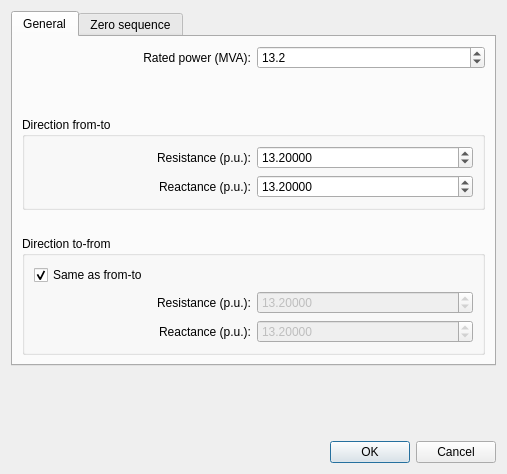
<?xml version="1.0" encoding="UTF-8"?>
<ui version="4.0">
 <class>Dialog</class>
 <widget class="QDialog" name="Dialog">
  <property name="geometry">
   <rect>
    <x>0</x>
    <y>0</y>
    <width>507</width>
    <height>474</height>
   </rect>
  </property>
  <property name="minimumSize">
   <size>
    <width>507</width>
    <height>474</height>
   </size>
  </property>
  <property name="maximumSize">
   <size>
    <width>507</width>
    <height>474</height>
   </size>
  </property>
  <property name="windowTitle">
   <string>Dialog</string>
  </property>
  <layout class="QVBoxLayout" name="verticalLayout">
   <item>
    <widget class="QTabWidget" name="tabWidget">
     <property name="currentIndex">
      <number>0</number>
     </property>
     <widget class="QWidget" name="tab">
      <attribute name="title">
       <string>General</string>
      </attribute>
      <layout class="QVBoxLayout" name="verticalLayout_3">
       <item>
        <layout class="QHBoxLayout" name="horizontalLayout">
         <item>
          <widget class="QLabel" name="label">
           <property name="text">
            <string>Rated power (MVA):</string>
           </property>
           <property name="alignment">
            <set>Qt::AlignRight|Qt::AlignTrailing|Qt::AlignVCenter</set>
           </property>
          </widget>
         </item>
         <item>
          <widget class="QDoubleSpinBox" name="sn_mva">
           <property name="decimals">
            <number>1</number>
           </property>
           <property name="minimum">
            <double>1.000000000000000</double>
           </property>
           <property name="maximum">
            <double>100000.000000000000000</double>
           </property>
           <property name="singleStep">
            <double>10.000000000000000</double>
           </property>
           <property name="value">
            <double>13.199999999999999</double>
           </property>
          </widget>
         </item>
        </layout>
       </item>
       <item>
        <spacer name="verticalSpacer_3">
         <property name="orientation">
          <enum>Qt::Vertical</enum>
         </property>
         <property name="sizeHint" stdset="0">
          <size>
           <width>20</width>
           <height>40</height>
          </size>
         </property>
        </spacer>
       </item>
       <item>
        <widget class="QGroupBox" name="groupBox">
         <property name="title">
          <string>Direction from-to</string>
         </property>
         <layout class="QVBoxLayout" name="verticalLayout_2">
          <item>
           <layout class="QHBoxLayout" name="horizontalLayout_4">
            <item>
             <widget class="QLabel" name="label_4">
              <property name="text">
               <string>Resistance (p.u.):</string>
              </property>
              <property name="alignment">
               <set>Qt::AlignRight|Qt::AlignTrailing|Qt::AlignVCenter</set>
              </property>
             </widget>
            </item>
            <item>
             <widget class="QDoubleSpinBox" name="rft_pu">
              <property name="decimals">
               <number>5</number>
              </property>
              <property name="minimum">
               <double>0.000010000000000</double>
              </property>
              <property name="maximum">
               <double>1000.000000000000000</double>
              </property>
              <property name="singleStep">
               <double>0.000010000000000</double>
              </property>
              <property name="value">
               <double>13.199999999999999</double>
              </property>
             </widget>
            </item>
           </layout>
          </item>
          <item>
           <layout class="QHBoxLayout" name="horizontalLayout_5">
            <item>
             <widget class="QLabel" name="label_5">
              <property name="text">
               <string>Reactance (p.u.):</string>
              </property>
              <property name="alignment">
               <set>Qt::AlignRight|Qt::AlignTrailing|Qt::AlignVCenter</set>
              </property>
             </widget>
            </item>
            <item>
             <widget class="QDoubleSpinBox" name="xft_pu">
              <property name="decimals">
               <number>5</number>
              </property>
              <property name="minimum">
               <double>0.000010000000000</double>
              </property>
              <property name="maximum">
               <double>1000.000000000000000</double>
              </property>
              <property name="singleStep">
               <double>0.000010000000000</double>
              </property>
              <property name="value">
               <double>13.199999999999999</double>
              </property>
             </widget>
            </item>
           </layout>
          </item>
         </layout>
        </widget>
       </item>
       <item>
        <spacer name="verticalSpacer_4">
         <property name="orientation">
          <enum>Qt::Vertical</enum>
         </property>
         <property name="sizeType">
          <enum>QSizePolicy::Fixed</enum>
         </property>
         <property name="sizeHint" stdset="0">
          <size>
           <width>20</width>
           <height>20</height>
          </size>
         </property>
        </spacer>
       </item>
       <item>
        <widget class="QGroupBox" name="groupBox_2">
         <property name="title">
          <string>Direction to-from</string>
         </property>
         <layout class="QVBoxLayout" name="verticalLayout_5">
          <item>
           <widget class="QCheckBox" name="check1">
            <property name="text">
             <string>Same as from-to</string>
            </property>
            <property name="checked">
             <bool>true</bool>
            </property>
           </widget>
          </item>
          <item>
           <layout class="QHBoxLayout" name="layout_r1">
            <item>
             <widget class="QLabel" name="label_6">
              <property name="text">
               <string>Resistance (p.u.):</string>
              </property>
              <property name="alignment">
               <set>Qt::AlignRight|Qt::AlignTrailing|Qt::AlignVCenter</set>
              </property>
             </widget>
            </item>
            <item>
             <widget class="QDoubleSpinBox" name="rtf_pu">
              <property name="enabled">
               <bool>false</bool>
              </property>
              <property name="decimals">
               <number>5</number>
              </property>
              <property name="minimum">
               <double>0.000010000000000</double>
              </property>
              <property name="maximum">
               <double>1000.000000000000000</double>
              </property>
              <property name="singleStep">
               <double>0.000010000000000</double>
              </property>
              <property name="value">
               <double>13.199999999999999</double>
              </property>
             </widget>
            </item>
           </layout>
          </item>
          <item>
           <layout class="QHBoxLayout" name="layout_x1">
            <item>
             <widget class="QLabel" name="label_7">
              <property name="text">
               <string>Reactance (p.u.):</string>
              </property>
              <property name="alignment">
               <set>Qt::AlignRight|Qt::AlignTrailing|Qt::AlignVCenter</set>
              </property>
             </widget>
            </item>
            <item>
             <widget class="QDoubleSpinBox" name="xtf_pu">
              <property name="enabled">
               <bool>false</bool>
              </property>
              <property name="decimals">
               <number>5</number>
              </property>
              <property name="minimum">
               <double>0.000010000000000</double>
              </property>
              <property name="maximum">
               <double>1000.000000000000000</double>
              </property>
              <property name="singleStep">
               <double>0.000010000000000</double>
              </property>
              <property name="value">
               <double>13.199999999999999</double>
              </property>
             </widget>
            </item>
           </layout>
          </item>
         </layout>
        </widget>
       </item>
      </layout>
     </widget>
     <widget class="QWidget" name="tab_2">
      <attribute name="title">
       <string>Zero sequence</string>
      </attribute>
      <layout class="QVBoxLayout" name="verticalLayout_7">
       <item>
        <widget class="QGroupBox" name="groupBox_4">
         <property name="title">
          <string>Direction from-to</string>
         </property>
         <layout class="QVBoxLayout" name="verticalLayout_4">
          <item>
           <layout class="QHBoxLayout" name="horizontalLayout_6">
            <item>
             <widget class="QLabel" name="label_10">
              <property name="text">
               <string>Resistance (p.u.):</string>
              </property>
              <property name="alignment">
               <set>Qt::AlignRight|Qt::AlignTrailing|Qt::AlignVCenter</set>
              </property>
             </widget>
            </item>
            <item>
             <widget class="QDoubleSpinBox" name="rft0_pu">
              <property name="decimals">
               <number>5</number>
              </property>
              <property name="minimum">
               <double>0.000010000000000</double>
              </property>
              <property name="maximum">
               <double>1000.000000000000000</double>
              </property>
              <property name="singleStep">
               <double>0.000010000000000</double>
              </property>
              <property name="value">
               <double>13.199999999999999</double>
              </property>
             </widget>
            </item>
           </layout>
          </item>
          <item>
           <layout class="QHBoxLayout" name="horizontalLayout_7">
            <item>
             <widget class="QLabel" name="label_11">
              <property name="text">
               <string>Reactance (p.u.):</string>
              </property>
              <property name="alignment">
               <set>Qt::AlignRight|Qt::AlignTrailing|Qt::AlignVCenter</set>
              </property>
             </widget>
            </item>
            <item>
             <widget class="QDoubleSpinBox" name="xft0_pu">
              <property name="decimals">
               <number>5</number>
              </property>
              <property name="minimum">
               <double>0.000010000000000</double>
              </property>
              <property name="maximum">
               <double>1000.000000000000000</double>
              </property>
              <property name="singleStep">
               <double>0.000010000000000</double>
              </property>
              <property name="value">
               <double>13.199999999999999</double>
              </property>
             </widget>
            </item>
           </layout>
          </item>
         </layout>
        </widget>
       </item>
       <item>
        <spacer name="verticalSpacer_5">
         <property name="orientation">
          <enum>Qt::Vertical</enum>
         </property>
         <property name="sizeType">
          <enum>QSizePolicy::Fixed</enum>
         </property>
         <property name="sizeHint" stdset="0">
          <size>
           <width>20</width>
           <height>20</height>
          </size>
         </property>
        </spacer>
       </item>
       <item>
        <widget class="QGroupBox" name="groupBox_3">
         <property name="title">
          <string>Direction to-from</string>
         </property>
         <layout class="QVBoxLayout" name="verticalLayout_6">
          <item>
           <widget class="QCheckBox" name="check2">
            <property name="text">
             <string>Same as from-to</string>
            </property>
            <property name="checked">
             <bool>true</bool>
            </property>
           </widget>
          </item>
          <item>
           <layout class="QHBoxLayout" name="layout_r1_2">
            <item>
             <widget class="QLabel" name="label_8">
              <property name="text">
               <string>Resistance (p.u.):</string>
              </property>
              <property name="alignment">
               <set>Qt::AlignRight|Qt::AlignTrailing|Qt::AlignVCenter</set>
              </property>
             </widget>
            </item>
            <item>
             <widget class="QDoubleSpinBox" name="rtf0_pu">
              <property name="enabled">
               <bool>false</bool>
              </property>
              <property name="decimals">
               <number>5</number>
              </property>
              <property name="minimum">
               <double>0.000010000000000</double>
              </property>
              <property name="maximum">
               <double>1000.000000000000000</double>
              </property>
              <property name="singleStep">
               <double>0.000010000000000</double>
              </property>
              <property name="value">
               <double>13.199999999999999</double>
              </property>
             </widget>
            </item>
           </layout>
          </item>
          <item>
           <layout class="QHBoxLayout" name="layout_x1_2">
            <item>
             <widget class="QLabel" name="label_9">
              <property name="text">
               <string>Reactance (p.u.):</string>
              </property>
              <property name="alignment">
               <set>Qt::AlignRight|Qt::AlignTrailing|Qt::AlignVCenter</set>
              </property>
             </widget>
            </item>
            <item>
             <widget class="QDoubleSpinBox" name="xtf0_pu">
              <property name="enabled">
               <bool>false</bool>
              </property>
              <property name="decimals">
               <number>5</number>
              </property>
              <property name="minimum">
               <double>0.000010000000000</double>
              </property>
              <property name="maximum">
               <double>1000.000000000000000</double>
              </property>
              <property name="singleStep">
               <double>0.000010000000000</double>
              </property>
              <property name="value">
               <double>13.199999999999999</double>
              </property>
             </widget>
            </item>
           </layout>
          </item>
         </layout>
        </widget>
       </item>
       <item>
        <spacer name="verticalSpacer">
         <property name="orientation">
          <enum>Qt::Vertical</enum>
         </property>
         <property name="sizeHint" stdset="0">
          <size>
           <width>20</width>
           <height>40</height>
          </size>
         </property>
        </spacer>
       </item>
      </layout>
     </widget>
    </widget>
   </item>
   <item>
    <spacer name="verticalSpacer_2">
     <property name="orientation">
      <enum>Qt::Vertical</enum>
     </property>
     <property name="sizeHint" stdset="0">
      <size>
       <width>20</width>
       <height>40</height>
      </size>
     </property>
    </spacer>
   </item>
   <item>
    <widget class="QDialogButtonBox" name="buttonBox">
     <property name="orientation">
      <enum>Qt::Horizontal</enum>
     </property>
     <property name="standardButtons">
      <set>QDialogButtonBox::Cancel|QDialogButtonBox::Ok</set>
     </property>
    </widget>
   </item>
  </layout>
 </widget>
 <resources/>
 <connections>
  <connection>
   <sender>buttonBox</sender>
   <signal>accepted()</signal>
   <receiver>Dialog</receiver>
   <slot>accept()</slot>
   <hints>
    <hint type="sourcelabel">
     <x>248</x>
     <y>254</y>
    </hint>
    <hint type="destinationlabel">
     <x>157</x>
     <y>274</y>
    </hint>
   </hints>
  </connection>
  <connection>
   <sender>buttonBox</sender>
   <signal>rejected()</signal>
   <receiver>Dialog</receiver>
   <slot>reject()</slot>
   <hints>
    <hint type="sourcelabel">
     <x>316</x>
     <y>260</y>
    </hint>
    <hint type="destinationlabel">
     <x>286</x>
     <y>274</y>
    </hint>
   </hints>
  </connection>
 </connections>
</ui>
